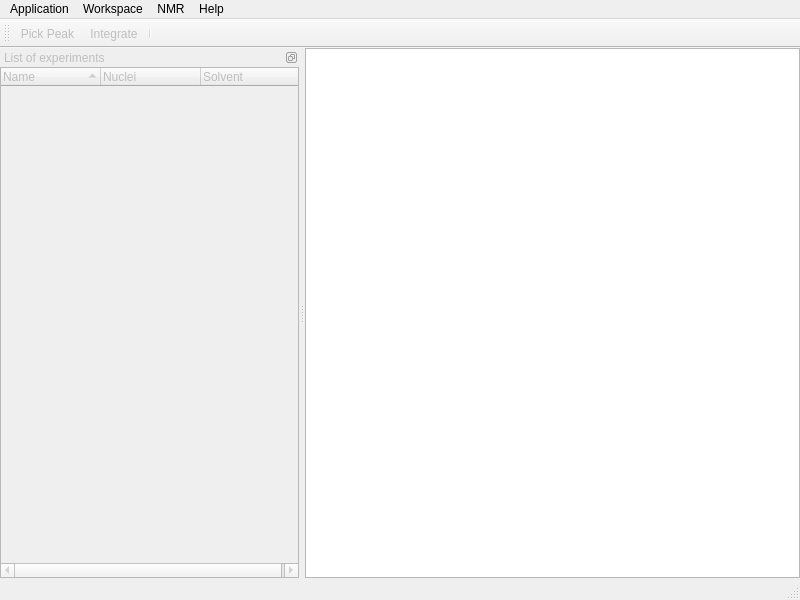
<?xml version="1.0" encoding="UTF-8"?>
<ui version="4.0">
 <author>Basilius Sauter</author>
 <class>MainWindow</class>
 <widget class="QMainWindow" name="MainWindow">
  <property name="geometry">
   <rect>
    <x>0</x>
    <y>0</y>
    <width>800</width>
    <height>600</height>
   </rect>
  </property>
  <property name="windowTitle">
   <string>SibunLabs NMR</string>
  </property>
  <property name="windowIcon">
   <iconset>
    <normaloff>res/logo.png</normaloff>res/logo.png</iconset>
  </property>
  <property name="locale">
   <locale language="English" country="UnitedKingdom"/>
  </property>
  <widget class="QWidget" name="centralwidget">
   <property name="sizePolicy">
    <sizepolicy hsizetype="Minimum" vsizetype="Minimum">
     <horstretch>0</horstretch>
     <verstretch>0</verstretch>
    </sizepolicy>
   </property>
   <property name="autoFillBackground">
    <bool>true</bool>
   </property>
   <layout class="QHBoxLayout" name="horizontalLayout">
    <property name="spacing">
     <number>0</number>
    </property>
    <property name="margin">
     <number>0</number>
    </property>
    <item>
     <widget class="NMRView" name="spectrum">
      <property name="enabled">
       <bool>true</bool>
      </property>
      <property name="mouseTracking">
       <bool>true</bool>
      </property>
      <property name="verticalScrollBarPolicy">
       <enum>Qt::ScrollBarAlwaysOff</enum>
      </property>
      <property name="horizontalScrollBarPolicy">
       <enum>Qt::ScrollBarAlwaysOff</enum>
      </property>
      <property name="renderHints">
       <set>QPainter::TextAntialiasing</set>
      </property>
      <property name="dragMode">
       <enum>QGraphicsView::NoDrag</enum>
      </property>
     </widget>
    </item>
   </layout>
  </widget>
  <widget class="QMenuBar" name="menubar">
   <property name="geometry">
    <rect>
     <x>0</x>
     <y>0</y>
     <width>800</width>
     <height>26</height>
    </rect>
   </property>
   <widget class="QMenu" name="menuSibunLabs_NMR">
    <property name="title">
     <string>Application</string>
    </property>
    <addaction name="actionNew_Workspace"/>
    <addaction name="actionOpen_Workspace"/>
    <addaction name="separator"/>
    <addaction name="actionSave_Workspace"/>
    <addaction name="separator"/>
    <addaction name="actionClose_Workspace"/>
    <addaction name="actionQuit"/>
   </widget>
   <widget class="QMenu" name="menuWorkspace">
    <property name="enabled">
     <bool>true</bool>
    </property>
    <property name="title">
     <string>Workspace</string>
    </property>
   </widget>
   <widget class="QMenu" name="menuSpectrum">
    <property name="enabled">
     <bool>true</bool>
    </property>
    <property name="title">
     <string>NMR</string>
    </property>
    <widget class="QMenu" name="menuView">
     <property name="title">
      <string>View</string>
     </property>
     <addaction name="actionSwitchView_FID"/>
     <addaction name="actionSwitchView_Spectrum"/>
    </widget>
    <addaction name="menuView"/>
    <addaction name="separator"/>
    <addaction name="actionWindow_function"/>
    <addaction name="actionFFT_from_spectrum"/>
    <addaction name="separator"/>
    <addaction name="actionLoad_spectrum"/>
    <addaction name="actionFFT"/>
    <addaction name="actionPhase"/>
    <addaction name="separator"/>
    <addaction name="actionPaper_Settings"/>
    <addaction name="actionPrint_spectrum"/>
    <addaction name="actionPrint_signals_only"/>
    <addaction name="separator"/>
    <addaction name="actionClose_NMR"/>
   </widget>
   <widget class="QMenu" name="menuHelp">
    <property name="layoutDirection">
     <enum>Qt::LeftToRight</enum>
    </property>
    <property name="tearOffEnabled">
     <bool>false</bool>
    </property>
    <property name="title">
     <string>Help</string>
    </property>
    <addaction name="actionHelp"/>
    <addaction name="separator"/>
    <addaction name="actionAbout_SibunLabs_NMR"/>
   </widget>
   <addaction name="menuSibunLabs_NMR"/>
   <addaction name="menuWorkspace"/>
   <addaction name="menuSpectrum"/>
   <addaction name="menuHelp"/>
  </widget>
  <widget class="QStatusBar" name="statusbar"/>
  <widget class="QToolBar" name="toolBar">
   <property name="enabled">
    <bool>false</bool>
   </property>
   <property name="windowTitle">
    <string>toolBar</string>
   </property>
   <attribute name="toolBarArea">
    <enum>TopToolBarArea</enum>
   </attribute>
   <attribute name="toolBarBreak">
    <bool>false</bool>
   </attribute>
   <addaction name="actionPick_Peak"/>
   <addaction name="actionIntegrate"/>
   <addaction name="separator"/>
  </widget>
  <widget class="QDockWidget" name="experimentDockWidget">
   <property name="enabled">
    <bool>false</bool>
   </property>
   <property name="floating">
    <bool>false</bool>
   </property>
   <property name="features">
    <set>QDockWidget::DockWidgetFloatable|QDockWidget::DockWidgetMovable</set>
   </property>
   <property name="allowedAreas">
    <set>Qt::LeftDockWidgetArea|Qt::RightDockWidgetArea</set>
   </property>
   <property name="windowTitle">
    <string>List of experiments</string>
   </property>
   <attribute name="dockWidgetArea">
    <number>1</number>
   </attribute>
   <widget class="QWidget" name="experimentDockWidgetContents">
    <layout class="QVBoxLayout" name="verticalLayout_2">
     <property name="spacing">
      <number>0</number>
     </property>
     <property name="margin">
      <number>0</number>
     </property>
     <item>
      <widget class="QTreeWidget" name="experimentList">
       <property name="minimumSize">
        <size>
         <width>299</width>
         <height>0</height>
        </size>
       </property>
       <property name="editTriggers">
        <set>QAbstractItemView::NoEditTriggers</set>
       </property>
       <property name="selectionBehavior">
        <enum>QAbstractItemView::SelectRows</enum>
       </property>
       <property name="uniformRowHeights">
        <bool>true</bool>
       </property>
       <property name="sortingEnabled">
        <bool>true</bool>
       </property>
       <column>
        <property name="text">
         <string notr="true">Name</string>
        </property>
       </column>
       <column>
        <property name="text">
         <string>Nuclei</string>
        </property>
       </column>
       <column>
        <property name="text">
         <string>Solvent</string>
        </property>
       </column>
      </widget>
     </item>
    </layout>
   </widget>
  </widget>
  <action name="actionPick_Peak">
   <property name="checkable">
    <bool>true</bool>
   </property>
   <property name="enabled">
    <bool>true</bool>
   </property>
   <property name="icon">
    <iconset>
     <normaloff>res/button-peakpick-big.png</normaloff>res/button-peakpick-big.png</iconset>
   </property>
   <property name="text">
    <string>Pick Peak</string>
   </property>
  </action>
  <action name="actionOpen_Workspace">
   <property name="icon">
    <iconset>
     <normaloff>:/trolltech/styles/commonstyle/images/standardbutton-open-32.png</normaloff>:/trolltech/styles/commonstyle/images/standardbutton-open-32.png</iconset>
   </property>
   <property name="text">
    <string>Open Workspace</string>
   </property>
   <property name="shortcut">
    <string>Ctrl+O</string>
   </property>
  </action>
  <action name="actionQuit">
   <property name="icon">
    <iconset>
     <normaloff>:/trolltech/styles/commonstyle/images/standardbutton-close-32.png</normaloff>:/trolltech/styles/commonstyle/images/standardbutton-close-32.png</iconset>
   </property>
   <property name="text">
    <string>Quit</string>
   </property>
   <property name="shortcut">
    <string>Ctrl+Q</string>
   </property>
  </action>
  <action name="actionIntegrate">
   <property name="checkable">
    <bool>true</bool>
   </property>
   <property name="enabled">
    <bool>true</bool>
   </property>
   <property name="icon">
    <iconset>
     <normaloff>res/button-integrate-big.png</normaloff>res/button-integrate-big.png</iconset>
   </property>
   <property name="text">
    <string>Integrate</string>
   </property>
   <property name="toolTip">
    <string>Integrate from... to</string>
   </property>
  </action>
  <action name="actionSave_Workspace">
   <property name="enabled">
    <bool>false</bool>
   </property>
   <property name="icon">
    <iconset>
     <normaloff>:/trolltech/styles/commonstyle/images/standardbutton-save-32.png</normaloff>:/trolltech/styles/commonstyle/images/standardbutton-save-32.png</iconset>
   </property>
   <property name="text">
    <string>Save Workspace</string>
   </property>
   <property name="shortcut">
    <string>Ctrl+S</string>
   </property>
  </action>
  <action name="actionClose_Workspace">
   <property name="enabled">
    <bool>false</bool>
   </property>
   <property name="icon">
    <iconset>
     <normaloff>:/trolltech/styles/commonstyle/images/standardbutton-close-32.png</normaloff>:/trolltech/styles/commonstyle/images/standardbutton-close-32.png</iconset>
   </property>
   <property name="text">
    <string>Close Workspace</string>
   </property>
   <property name="shortcut">
    <string>Ctrl+W</string>
   </property>
  </action>
  <action name="actionNew_Workspace">
   <property name="text">
    <string>New Workspace</string>
   </property>
   <property name="shortcut">
    <string>Ctrl+N</string>
   </property>
  </action>
  <action name="actionWindow_function">
   <property name="text">
    <string>Window function</string>
   </property>
  </action>
  <action name="actionPhase">
   <property name="text">
    <string>Phase</string>
   </property>
  </action>
  <action name="actionFFT">
   <property name="text">
    <string>FFT from FID</string>
   </property>
  </action>
  <action name="actionLoad_spectrum">
   <property name="text">
    <string>Load spectrum</string>
   </property>
  </action>
  <action name="actionHelp">
   <property name="text">
    <string>Help</string>
   </property>
  </action>
  <action name="actionAbout_SibunLabs_NMR">
   <property name="text">
    <string>About SibunLabs NMR</string>
   </property>
  </action>
  <action name="actionFFT_from_spectrum">
   <property name="enabled">
    <bool>false</bool>
   </property>
   <property name="text">
    <string>FFT⁻¹ from spectrum</string>
   </property>
  </action>
  <action name="actionSwitchView_FID">
   <property name="checkable">
    <bool>true</bool>
   </property>
   <property name="text">
    <string>FID</string>
   </property>
   <property name="iconVisibleInMenu">
    <bool>true</bool>
   </property>
  </action>
  <action name="actionSwitchView_Spectrum">
   <property name="checkable">
    <bool>true</bool>
   </property>
   <property name="text">
    <string>Spectrum</string>
   </property>
  </action>
  <action name="actionPaper_Settings">
   <property name="text">
    <string>Print Settings</string>
   </property>
  </action>
  <action name="actionPrint_spectrum">
   <property name="text">
    <string>Print spectrum</string>
   </property>
  </action>
  <action name="actionPrint_signals_only">
   <property name="text">
    <string>Print signals only</string>
   </property>
  </action>
  <action name="actionClose_NMR">
   <property name="icon">
    <iconset>
     <normaloff>:/trolltech/styles/commonstyle/images/standardbutton-close-32.png</normaloff>:/trolltech/styles/commonstyle/images/standardbutton-close-32.png</iconset>
   </property>
   <property name="text">
    <string>Close NMR</string>
   </property>
  </action>
 </widget>
 <layoutdefault spacing="3" margin="0"/>
 <customwidgets>
  <customwidget>
   <class>NMRView</class>
   <extends>QGraphicsView</extends>
   <header>nmrView.h</header>
  </customwidget>
 </customwidgets>
 <resources/>
 <connections>
  <connection>
   <sender>actionQuit</sender>
   <signal>activated()</signal>
   <receiver>MainWindow</receiver>
   <slot>close()</slot>
   <hints>
    <hint type="sourcelabel">
     <x>-1</x>
     <y>-1</y>
    </hint>
    <hint type="destinationlabel">
     <x>216</x>
     <y>315</y>
    </hint>
   </hints>
  </connection>
  <connection>
   <sender>experimentList</sender>
   <signal>itemDoubleClicked(QTreeWidgetItem*,int)</signal>
   <receiver>MainWindow</receiver>
   <slot>onExperimentClicked()</slot>
   <hints>
    <hint type="sourcelabel">
     <x>176</x>
     <y>216</y>
    </hint>
    <hint type="destinationlabel">
     <x>183</x>
     <y>-11</y>
    </hint>
   </hints>
  </connection>
  <connection>
   <sender>actionOpen_Workspace</sender>
   <signal>activated()</signal>
   <receiver>MainWindow</receiver>
   <slot>onOpenWorkspace()</slot>
   <hints>
    <hint type="sourcelabel">
     <x>-1</x>
     <y>-1</y>
    </hint>
    <hint type="destinationlabel">
     <x>399</x>
     <y>299</y>
    </hint>
   </hints>
  </connection>
  <connection>
   <sender>actionClose_Workspace</sender>
   <signal>activated()</signal>
   <receiver>MainWindow</receiver>
   <slot>onCloseWorkspace()</slot>
   <hints>
    <hint type="sourcelabel">
     <x>-1</x>
     <y>-1</y>
    </hint>
    <hint type="destinationlabel">
     <x>399</x>
     <y>299</y>
    </hint>
   </hints>
  </connection>
  <connection>
   <sender>actionSave_Workspace</sender>
   <signal>activated()</signal>
   <receiver>MainWindow</receiver>
   <slot>onSaveWorkspace()</slot>
   <hints>
    <hint type="sourcelabel">
     <x>-1</x>
     <y>-1</y>
    </hint>
    <hint type="destinationlabel">
     <x>399</x>
     <y>299</y>
    </hint>
   </hints>
  </connection>
  <connection>
   <sender>actionSwitchView_FID</sender>
   <signal>triggered(bool)</signal>
   <receiver>MainWindow</receiver>
   <slot>onChangeViewToFid(bool)</slot>
   <hints>
    <hint type="sourcelabel">
     <x>-1</x>
     <y>-1</y>
    </hint>
    <hint type="destinationlabel">
     <x>399</x>
     <y>299</y>
    </hint>
   </hints>
  </connection>
  <connection>
   <sender>actionSwitchView_Spectrum</sender>
   <signal>triggered(bool)</signal>
   <receiver>MainWindow</receiver>
   <slot>onChangeViewToSpectrum(bool)</slot>
   <hints>
    <hint type="sourcelabel">
     <x>-1</x>
     <y>-1</y>
    </hint>
    <hint type="destinationlabel">
     <x>399</x>
     <y>299</y>
    </hint>
   </hints>
  </connection>
 </connections>
 <slots>
  <slot>onExperimentClicked()</slot>
  <slot>onOpenWorkspace()</slot>
  <slot>onCloseWorkspace()</slot>
  <slot>onSaveWorkspace()</slot>
  <slot>onChangeViewToFid(bool)</slot>
  <slot>onChangeViewToSpectrum(bool)</slot>
 </slots>
</ui>
